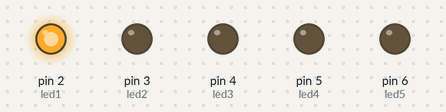
The sketch below on a simulated Arduino Uno, built with avr-gcc and run on an emulated ATmega328P. Shown: output pins drawn as LEDs (lit = HIGH).

Above: at 0.15 s.
At 1.05 s:
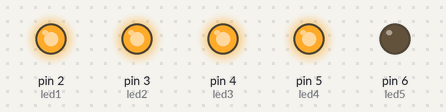
At 1.65 s:
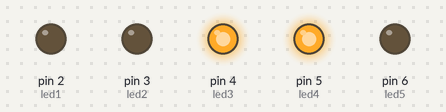
At 2.25 s:
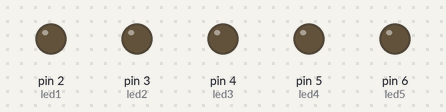
At 3.75 s:
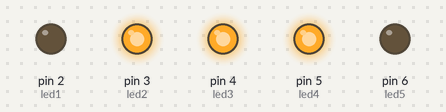
At 5.25 s:
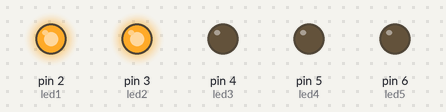
Timing chart, 0 to 5.5 s (numbered marks = the images above):
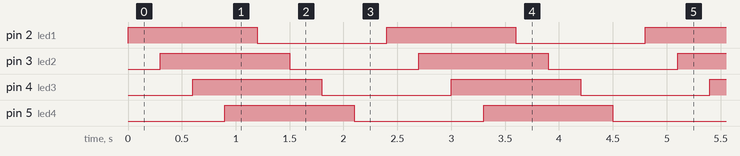

The sketch:

sketch_mar19a.ino
```cpp
int led1=2;
int led2=3;
int led3=4;
int led4=5;
int led5=6;
int time = 300;

void setup() {
  pinMode(led1, OUTPUT);
  pinMode(led2, OUTPUT);
  pinMode(led3, OUTPUT);
  pinMode(led4, OUTPUT);
  pinMode(led5, OUTPUT);
}

void loop() {
  for(int ledOn = led1; ledOn<led5; ledOn++){
    digitalWrite(ledOn, HIGH);
    delay(time);
  }
  for(int ledOff=led1; ledOff<led5; ledOff++){
    digitalWrite(ledOff, LOW);
    delay(time);
  }
}
```

Measured:
- by itself, pin 2 (led1), pin 3 (led2), pin 4 (led3), pin 5 (led4): alternates HIGH for 1.2 s and LOW for 1.2 s
- by itself, everything shown: repeats every 2.4 s, in 8 steps
